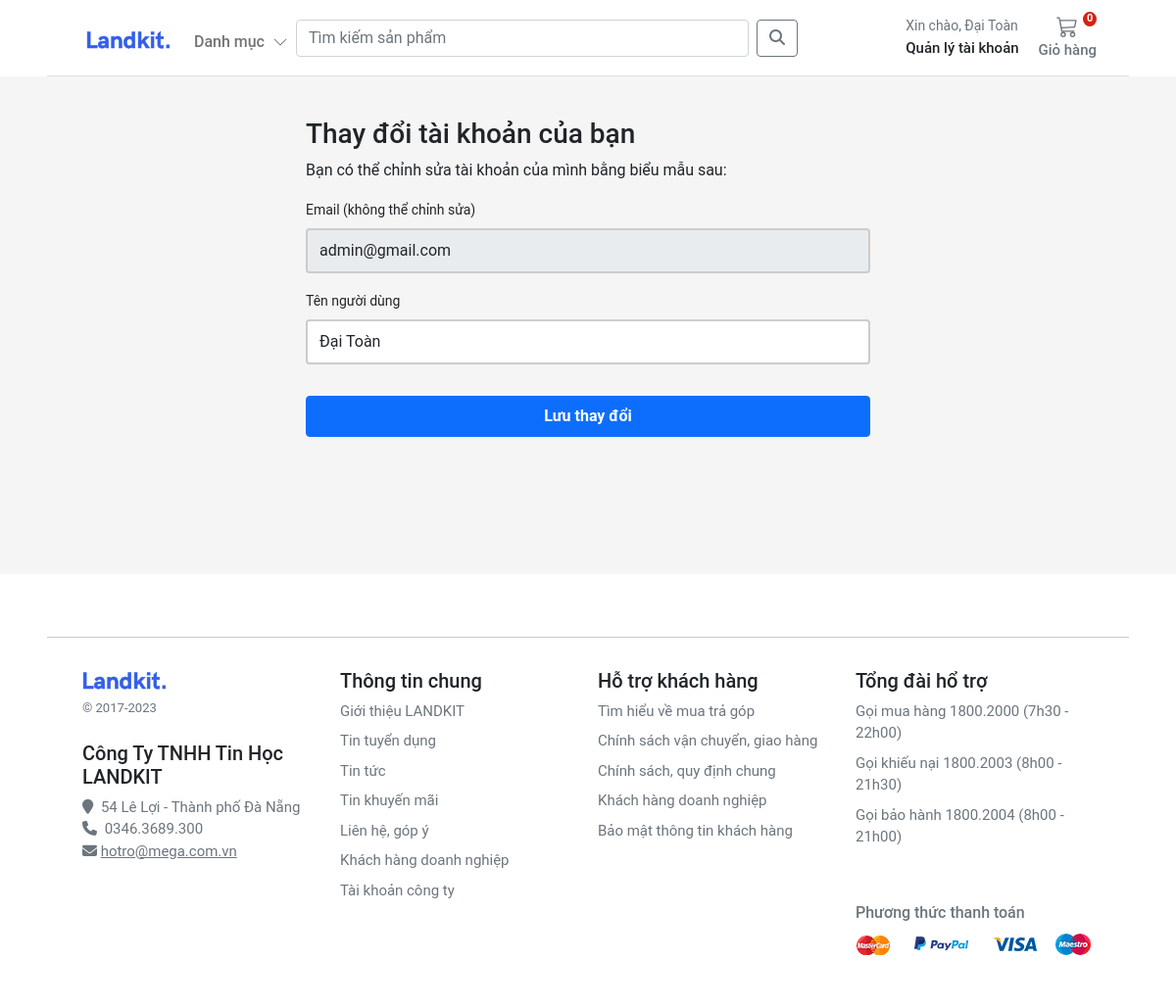
Page /account/profile/edit/ (signed in) on the earlier database version.
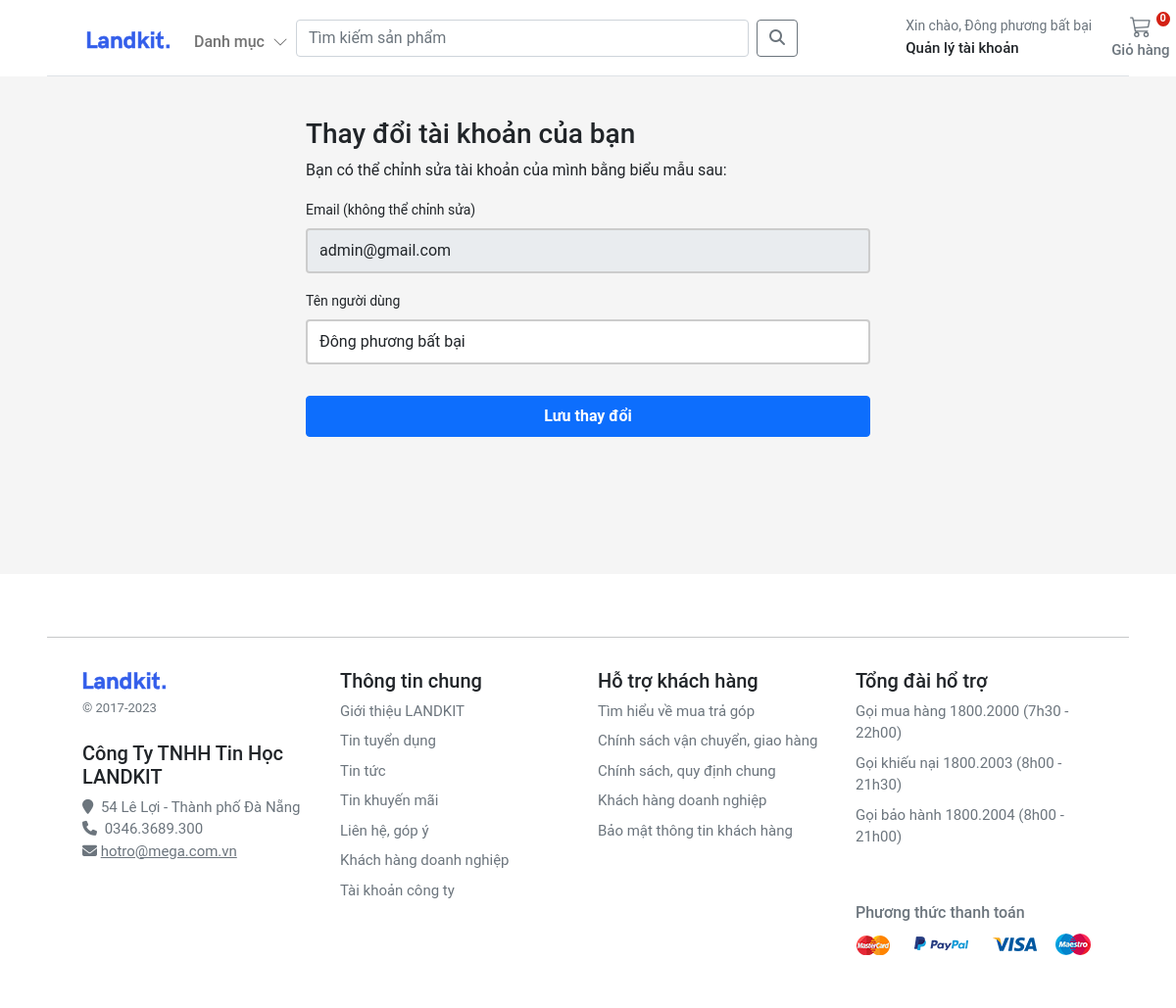
Same page on the later database version.
### account/models.py (models this page shows, shortened)
class Customer(AbstractBaseUser, PermissionsMixin):
    email = models.EmailField(_('email address'), unique=True)
    name = models.CharField(max_length=150)
    mobile = models.CharField(max_length=20, blank=True)
    is_active = models.BooleanField(default=True)
    is_staff = models.BooleanField(default=False)
    created = models.DateTimeField(auto_now_add=True)
    updated = models.DateTimeField(auto_now=True)
    objects = CustomAccountManager()
    USERNAME_FIELD = 'email'
    REQUIRED_FIELDS = ['name']
    class Meta:
        verbose_name = "Accounts"
        verbose_name_plural = "Accounts"

### account/views.py (the view)
# urls.py: path("profile/edit/", views.edit_details, name="edit_details"),
@login_required
def edit_details(request):
    if request.method == "POST":
        user_form = UserEditForm(instance=request.user, data=request.POST)
        if user_form.is_valid():
            user_form.save()
    else:
        user_form = UserEditForm(instance=request.user)
    return render(request, "account/dashboard/edit_details.html", {"user_form": user_form})

### account/forms.py
class UserEditForm(forms.ModelForm):
    email = forms.EmailField(
        label='Email (không thể chỉnh sửa)', max_length=200, widget=forms.TextInput(
            attrs={'class': 'form-control mb-3', 'placeholder': 'email', 'id': 'form-email', 'readonly': 'readonly'}))
    name = forms.CharField(
        label='Tên người dùng', min_length=4, max_length=50, widget=forms.TextInput(
            attrs={'class': 'form-control mb-3', 'placeholder': 'Name', 'id': 'form-firstname'}))
    class Meta:
        model = Customer
        fields = ('email', 'name',)
    def __init__(self, *args, **kwargs):
        super().__init__(*args, **kwargs)
        self.fields['name'].required = True
        self.fields['email'].required = True

### basket/basket.py (called while the page is built)
    def __len__(self):
        return sum(item["qty"] for item in self.basket.values())

### basket/context_processors.py (called while the page is built)
def basket(request):
    return {'basket': Basket(request)}

### store/context_processors.py (called while the page is built)
def categories(request):
    return {"categories": Category.objects.filter(level=0)}

### store/models.py (called while the page is built)
    def get_absolute_url(self):
        return reverse("store:category_list", args=[self.slug])

### templates/account/dashboard/edit_details.html (shortened to what this page needs)
{% extends "../sub_base.html" %}
{% block sub_content %}
<div class="col-6 mx-auto mt-3">
    <form class="account-form" method="post" enctype="multipart/form-data">
        {% if user_form.is_valid and profile_form.is_valid %}
        <div class="alert alert-primary" role="alert">
            Thông tin chi tiết được cập nhật thành công!
        </div>
        <p class="small text-center pt-0">
            <a href="{% url 'account:dashboard' %}">Quay lại trang quản lý tài khoản</a>
        </p>
        {%else%}
        <h3>Thay đổi tài khoản của bạn</h3>
        <p>Bạn có thể chỉnh sửa tài khoản của mình bằng biểu mẫu sau:</p>
        {% endif %}
        <label class="small font-weight-bold mb-2">{{ user_form.email.label}}</label>
        {{ user_form.email }}
        <label class="small font-weight-bold mb-2">{{ user_form.name.label}}</label>
        {{ user_form.name }}
        <button class="btn btn-primary btn-block py-2 mb-4 mt-3 fw-bold w-100" type="submit" value="Save changes">
            Lưu thay đổi
        </button>
    </form>
</div>
{% endblock %}

### templates/base.html (shortened to what the changed rows need)
<!DOCTYPE html>
{% load static %}
<html xmlns:store="http://www.w3.org/1999/xhtml" xmlns:account="http://www.w3.org/1999/xhtml"
      xmlns:basket="http://www.w3.org/1999/xhtml">
<head>
    <link rel="stylesheet" href="https://cdnjs.cloudflare.com/ajax/libs/OwlCarousel2/2.3.4/assets/owl.carousel.min.css">
    <link rel="stylesheet"
          href="https://cdnjs.cloudflare.com/ajax/libs/OwlCarousel2/2.3.4/assets/owl.theme.default.min.css">
    <link rel="stylesheet" href="https://cdnjs.cloudflare.com/ajax/libs/fancybox/3.5.7/jquery.fancybox.min.css"/>
    <link href="https://cdn.jsdelivr.net/npm/bootstrap@5.0.0-beta1/dist/css/bootstrap.min.css" rel="stylesheet"
>
    <link rel="stylesheet" href="https://cdnjs.cloudflare.com/ajax/libs/font-awesome/4.7.0/css/font-awesome.min.css">
    <link rel="stylesheet" href="https://cdnjs.cloudflare.com/ajax/libs/font-awesome/6.4.0/css/all.min.css">
    <link rel="stylesheet" href="{% static 'css/base.css' %}">
    <link rel="stylesheet" href="{% block stylesheet %}{% endblock %}">
    <link rel="stylesheet" href="https://cdnjs.cloudflare.com/ajax/libs/OwlCarousel2/2.3.4/assets/owl.carousel.min.css">
    <link rel="stylesheet" href="https://cdnjs.cloudflare.com/ajax/libs/OwlCarousel2/2.3.4/assets/owl.theme.default.min.css">
</head>
<body>
<header class="fixed-top bg-white  px-5">
    <nav class="navbar navbar-expand-md navbar-light  border-bottom px-3">
        <div class="container-fluid px-md-4">
            <div class="d-flex w-100 navbar-collapse">
                <div>
                    <div class="collapse navbar-collapse" id="navbarSupportedContent2">
                        <ul class="navbar-nav me-auto mb-2 mb-lg-0">
                            <li class="nav-item dropdown">
                                <a class="nav-link dropdown-toggle text-reset" href="#" id="navbarDropdown"
                                   role="button"
                                   data-bs-toggle="dropdown" aria-expanded="false">
                                    <div class="small text-muted">Xin chào,
                                        {% if user.is_authenticated %}
                                        {{ request.user.name }}
                                        {% else %}
                                        Login
                                        {% endif %}
                                    </div>
                                    <span class="fs15 fw500">Quản lý tài khoản
                        </span>
                                </a>
                            </li>
                        </ul>
                    </div>
                </div>
            </div>
        </div>
    </nav>
</header>
<main class="pt-4 pb-3">
    {% block content %} {% endblock %}
</main>
</body>
</html>

Differences in the rows shown:
changed Customer "admin@gmail.com": user.name "Đại Toàn" → "Đông phương bất bại"; name "Đại Toàn" → "Đông phương bất bại"
